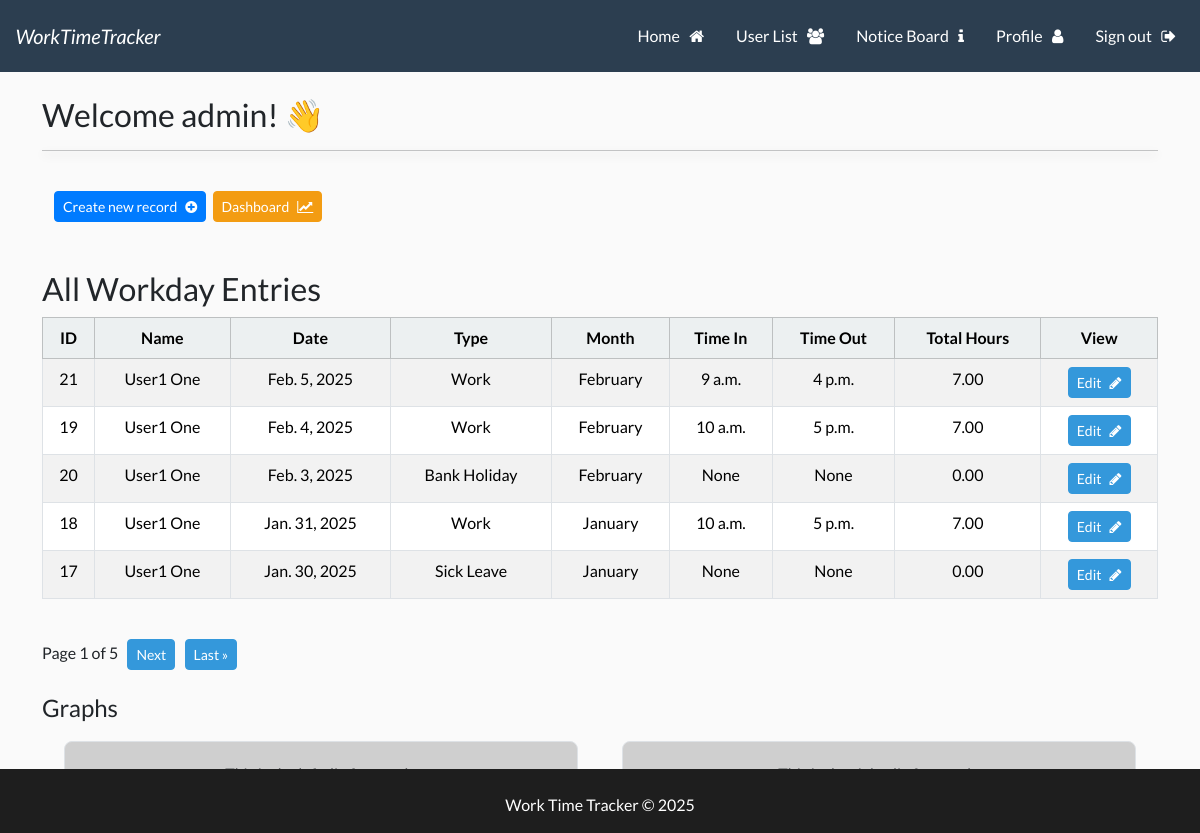
Page /wttapp (signed in) on the committed database.
### wttapp/models.py (models this page shows, shortened)
class Workday(models.Model):
    user = models.ForeignKey(User, related_name='user_workdays', on_delete=models.CASCADE)
    WORKDAY_TYPE_CHOICES = [
        ('Work', 'Work'),
        ('Sick Leave', 'Sick Leave'),
        ('Annual Leave', 'Annual Leave'),
        ('Bank Holiday', 'Bank Holiday'),
    ]
    MONTH_CHOICES = [
        ('January', 'January'),
        ('February', 'February'),
        ('March', 'March'),
        ('April', 'April'),
        ('May', 'May'),
        ('June', 'June'),
        ('July', 'July'),
        ('August', 'August'),
        ('September', 'September'),
        ('October', 'October'),
        ('November', 'November'),
        ('December', 'December'),
    ]
    id = models.AutoField(primary_key=True)
    date = models.DateField()
    year = models.IntegerField(default=datetime.now().year)
    month = models.CharField(
        max_length=20,
        choices=MONTH_CHOICES,
        default=get_current_month,
    )
    workday_type = models.CharField(
        max_length=20,
        choices=WORKDAY_TYPE_CHOICES,
        default='Work',
    )
    time_in = models.TimeField(blank=True, null=True)
    time_out = models.TimeField(blank=True, null=True)
    @property
    def total_hours(self):
        if self.time_in and self.time_out:
            time_in_dt = datetime.combine(date.today(), self.time_in)
            time_out_dt = datetime.combine(date.today(), self.time_out)
            time_diff = time_out_dt - time_in_dt
            return time_diff.total_seconds() / 3600  # Convert seconds to hours
        return 0

### UserLogin/models.py (models this page shows, shortened)
class UserProfile(models.Model):
    user = models.OneToOneField(User, related_name='user_profile', on_delete=models.CASCADE)
    username = models.CharField(max_length=150, editable=False)  # Automatically populated
    firstname = models.CharField(max_length=30, null=False, editable=True)  # Automatically populated
    lastname = models.CharField(max_length=150, null=False, editable=True)  # Automatically populated
    email = models.EmailField(null=True, editable=True)  # Automatically populated
    emergency_contact = models.CharField(max_length=100, blank=True, null=True, help_text="Emergency contact name and number.")
    manager_name = models.ForeignKey(
        User,
        related_name='user_manager',
        on_delete=models.SET_NULL,
        blank=True,
        null=True,
    )
    POSITION_CHOICES = [
        ('Staff', 'Staff'),
        ('Manager', 'Manager'),
        ('System Admin', 'System Admin'),
    ]
    position = models.CharField(
        max_length=20,
        choices=POSITION_CHOICES,
        default='Staff',
        help_text="This can be edited by your manager or System admin."
    )
    STATUS_CHOICES = [
        ('Active', 'Active'),
        ('Former', 'Former'),
    ]
    status = models.CharField(
        max_length=10,
        choices=STATUS_CHOICES,
        default='Active',
        help_text="User status (Active or Former)."
    )
    profile_picture = models.ImageField(upload_to='profile_pictures', blank=True, null=True)

### wttapp/views.py (the view)
# urls.py: 2. Add a URL to urlpatterns:  path('', views.home, name='home')
@login_required
def home(request):
    user_profile = UserProfile.objects.get(user=request.user)
    if user_profile.status == 'Active' and user_profile.position in ['System Admin', 'Manager']:
        records_list = Workday.objects.select_related('user__user_profile').all().order_by('-date')  # Show all records
    else:
        records_list = Workday.objects.select_related('user__user_profile').filter(user=request.user).order_by('-date')  # Show only the user's records
    paginator = Paginator(records_list, 5)  # Show 5 records per page
    page = request.GET.get('page', 1)  # Get the current page number from the request
    try:
        records = paginator.page(page)
    except PageNotAnInteger:
        records = paginator.page(1)
    except EmptyPage:
        records = paginator.page(paginator.num_pages)
    return render(request, 'wttapp/home.html', {'records': records, 'user_profile': user_profile})

### templates/wttapp/home.html (shortened to what this page needs)
{% extends 'base.html' %}
{% load static %}
{% block content %}
<h3> Welcome {{user}}! 👋 </h3>
<hr>
<br>
<div class="container-fluid">
    <div class="row">
        <div class="col-md-6 col-12">
                <a class="btn btn-primary btn-sm" href="{% url 'create_record' %}">Create new record &nbsp; <i class="fa fa-plus-circle" aria-hidden="true"></i></a>&nbsp;
                <a class="btn btn-warning btn-sm ml-auto" href="{% url 'dashboard' %}">Dashboard &nbsp; <i class="fa fa-line-chart" aria-hidden="true"></i></a>
        </div>
    </div>
</div>
<br><br>
{% if user_profile.status == 'Active' and user_profile.position in 'System Admin Manager' %}
    <h3>All Workday Entries</h3>
{% else %}
    <h3>Your Workday Entries</h3>
{% endif %}
<table class="table table-hover table-striped  table-bordered text-center">
    <thead class="table-light">
        <tr>
            <th scope="col">ID</th>
            <th scope="col">Name</th>
            <th scope="col">Date</th>
            <th scope="col">Type</th>
            <th scope="col">Month</th>
            <th scope="col">Time In</th>
            <th scope="col">Time Out</th>
            <th scope="col">Total Hours</th>
            <th scope="col">View</th>
        </tr>
    </thead>
    <tbody>
        {% if records %}
        {% for record in records %}
        <tr>
            <td>{{ record.id }}</td>
            <td>{{ record.user.user_profile.firstname }} {{ record.user.user_profile.lastname }} </td>
            <td>{{ record.date }}</td>
            <td>{{ record.get_workday_type_display }}</td>
            <td>{{ record.get_month_display }}</td>
            <td>{{ record.time_in }}</td>
            <td>{{ record.time_out }}</td>
            <td>{{ record.total_hours|floatformat:2 }}</td>
            <td>
                <a href="{% url 'edit_workday' record.id %}" class="btn btn-info btn-sm">Edit &nbsp; <i class="fa fa-pencil" aria-hidden="true"></i></a>
        </tr>
        {% endfor %}
        {% endif %}
    </tbody>
</table>
<br>
<div class="pagination">
    <span class="step-links">
        <span class="current">
            Page {{ records.number }} of {{ records.paginator.num_pages }} &nbsp;
        </span>
        {% if records.has_next %}
        <a class="btn btn-info btn-sm btn-secondary" href="?page={{ records.next_page_number }}">Next</a> &nbsp;
        <a class="btn btn-info btn-sm btn-secondary" href="?page={{ records.paginator.num_pages }}">Last &raquo;</a>
        {% endif %}
    </span>
</div>
<br>
<h4>Graphs</h4>
<div class="container-fluid">
    <div class="row">
        <div class="col-md-6 col-12">
            <div class="custom-div">
                <p class="text-muted">This is the left div for graph.</p>
            </div>
        </div>
        <div class="col-md-6 col-12">
            <div class="custom-div">
                <p class="text-muted">This is the right div for pragh. </p>
            </div>
        </div>
    </div>
</div>
{% endblock %}

### static/css/styles.css (style rules this page uses)
hr { box-shadow: 0 4px 10px rgba(0.8, 0.8, 0.8, 0.8); }
a { text-decoration: none; }
html, body { height: 100%; margin: 0; display: flex; flex-direction: column; }
body { display: flex; background-color: #fafafa; }
.custom-div { background-color: #cfcfcf; border: 1px solid #dee2e6; padding: 20px; margin: 10px; border-radius: 8px; text-align: center; }
.btn-primary { background-color: #007bff; border-color: #007bff; }

### rows in the picture
Workday: id "21", user.user_profile.firstname "User1", user.user_profile.lastname "One", date "Feb. 5, 2025", workday_type "Work", month "February", time_in "9 a.m.", time_out "4 p.m.", total_hours "7.00"
Workday: id "19", user.user_profile.firstname "User1", user.user_profile.lastname "One", date "Feb. 4, 2025", workday_type "Work", month "February", time_in "10 a.m.", time_out "5 p.m.", total_hours "7.00"
Workday: id "20", user.user_profile.firstname "User1", user.user_profile.lastname "One", date "Feb. 3, 2025", workday_type "Bank Holiday", month "February", time_in "None", time_out "None", total_hours "0.00"
Workday: id "18", user.user_profile.firstname "User1", user.user_profile.lastname "One", date "Jan. 31, 2025", workday_type "Work", month "January", time_in "10 a.m.", time_out "5 p.m.", total_hours "7.00"
Workday: id "17", user.user_profile.firstname "User1", user.user_profile.lastname "One", date "Jan. 30, 2025", workday_type "Sick Leave", month "January", time_in "None", time_out "None", total_hours "0.00"

### other values in the picture
{{ user }} "admin"
{{ records.number }} "1"
{{ records.paginator.num_pages }} "5"
